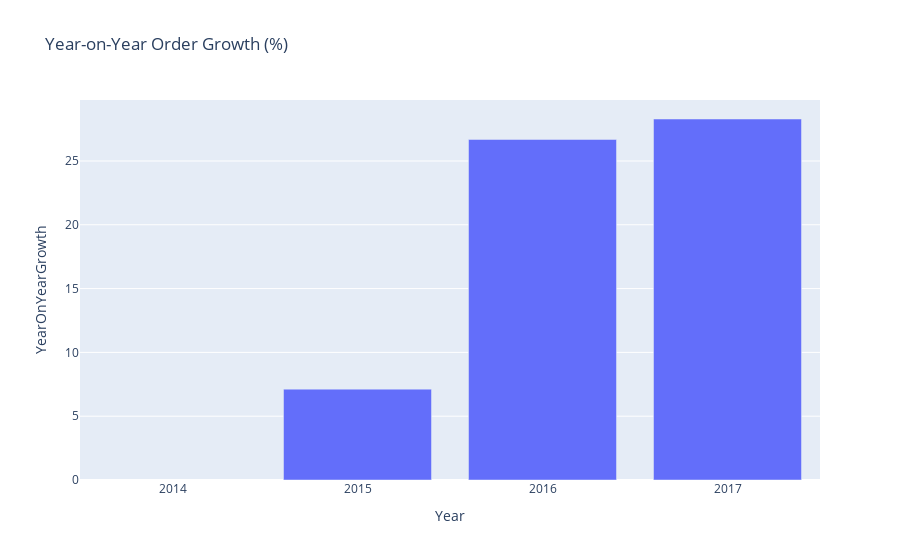

Write notebook code for a chart like this one.
### Markdown cell above
**Observation**: The ammount of orders per year has been growing steadily between 2014 and 2017. When compared to the plot above showing 'Customer Count Per Year', we can see that the order count per year is growing quicker.

### Code cell
# Year-on-year growth of order numbers in percentage.
fig = px.bar(orders_yearly, x='Year', y='YearOnYearGrowth', title='Year-on-Year Order Growth (%)')
fig.show()

### Figure 1 — Plotly figure (JSON) as saved in the notebook; plotly's stock layout.template omitted (floating-point values rounded to 4 significant figures)
{"data": [{"alignmentgroup": "True", "hovertemplate": "Year=%{x}<br>YearOnYearGrowth=%{y}<extra></extra>", "legendgroup": "", "marker": {"color": "#636efa", "pattern": {"shape": ""}}, "name": "", "offsetgroup": "", "orientation": "v", "showlegend": false, "textposition": "auto", "type": "bar", "x": ["2014", "2015", "2016", "2017"], "xaxis": "x", "y": [null, 7.121, 26.69, 28.29], "yaxis": "y"}], "layout": {"barmode": "relative", "legend": {"tracegroupgap": 0}, "title": {"text": "Year-on-Year Order Growth (%)"}, "xaxis": {"anchor": "y", "domain": [0, 1], "title": {"text": "Year"}}, "yaxis": {"anchor": "x", "domain": [0, 1], "title": {"text": "YearOnYearGrowth"}}}}
